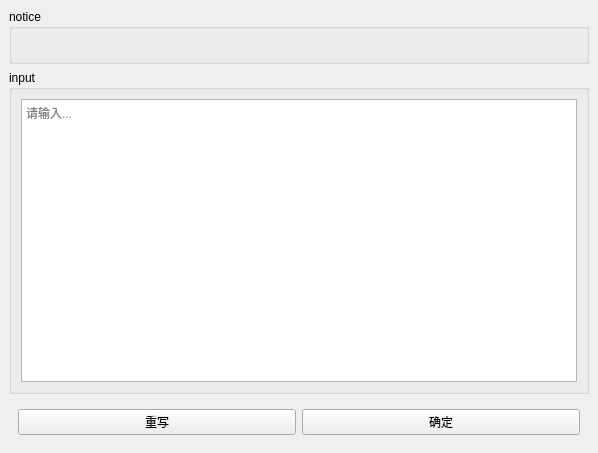
<?xml version="1.0" encoding="UTF-8"?>
<ui version="4.0">
 <class>inputWindowClass</class>
 <widget class="QMainWindow" name="inputWindowClass">
  <property name="geometry">
   <rect>
    <x>0</x>
    <y>0</y>
    <width>598</width>
    <height>453</height>
   </rect>
  </property>
  <property name="windowTitle">
   <string>输入界面</string>
  </property>
  <property name="windowIcon">
   <iconset resource="inputWindow.qrc">
    <normaloff>:/new/prefix1/image/input.png</normaloff>:/new/prefix1/image/input.png</iconset>
  </property>
  <widget class="QWidget" name="centralwidget">
   <layout class="QVBoxLayout" name="verticalLayout_2">
    <item>
     <widget class="QGroupBox" name="noticeBox">
      <property name="title">
       <string>notice</string>
      </property>
      <layout class="QVBoxLayout" name="verticalLayout">
       <item>
        <widget class="QLabel" name="noticeText">
         <property name="text">
          <string/>
         </property>
        </widget>
       </item>
      </layout>
     </widget>
    </item>
    <item>
     <widget class="QGroupBox" name="inputBox">
      <property name="title">
       <string>input</string>
      </property>
      <layout class="QHBoxLayout" name="horizontalLayout">
       <item>
        <widget class="QTextEdit" name="inputText">
         <property name="placeholderText">
          <string>请输入...</string>
         </property>
        </widget>
       </item>
      </layout>
     </widget>
    </item>
    <item>
     <widget class="QWidget" name="widget" native="true">
      <layout class="QHBoxLayout" name="horizontalLayout_2">
       <item>
        <widget class="QPushButton" name="againBtn">
         <property name="text">
          <string>重写</string>
         </property>
        </widget>
       </item>
       <item>
        <widget class="QPushButton" name="confirmBtn">
         <property name="text">
          <string>确定</string>
         </property>
        </widget>
       </item>
      </layout>
     </widget>
    </item>
   </layout>
  </widget>
 </widget>
 <resources>
  <include location="inputWindow.qrc"/>
 </resources>
 <connections/>
</ui>
